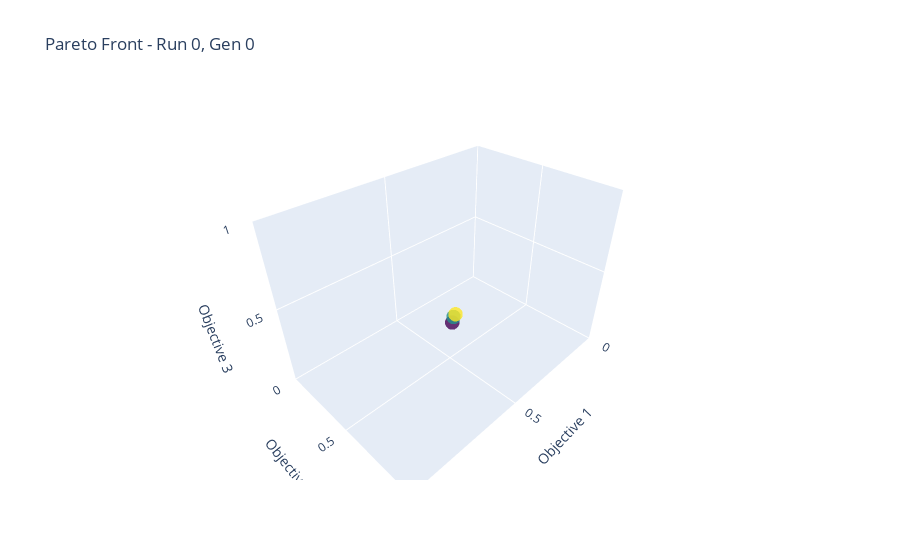
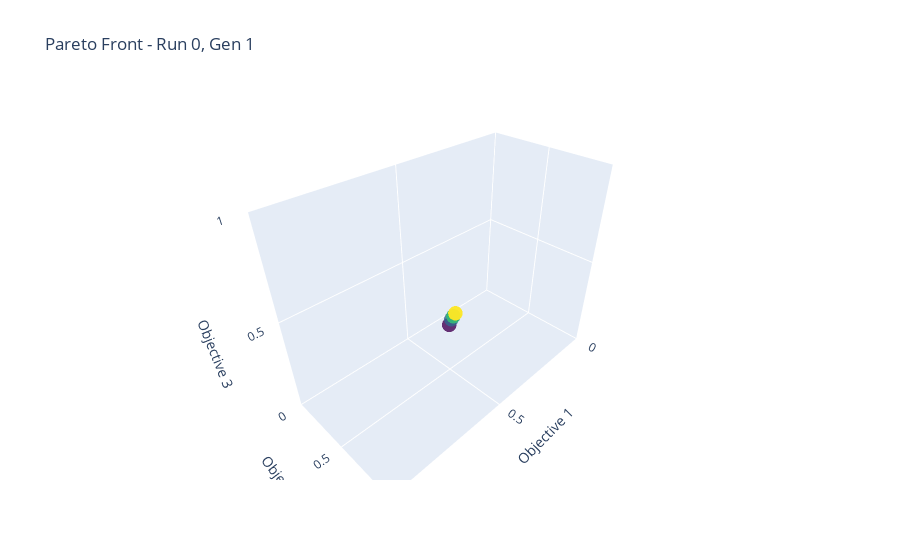
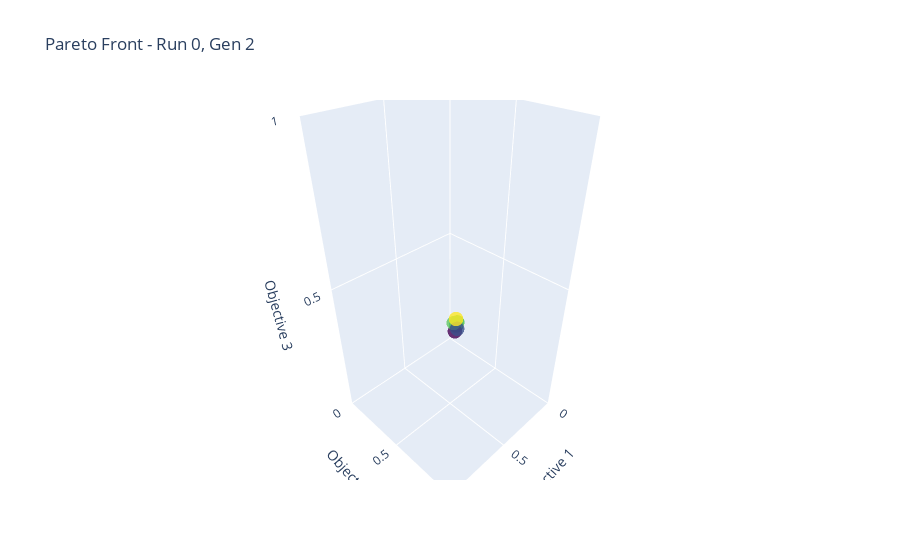
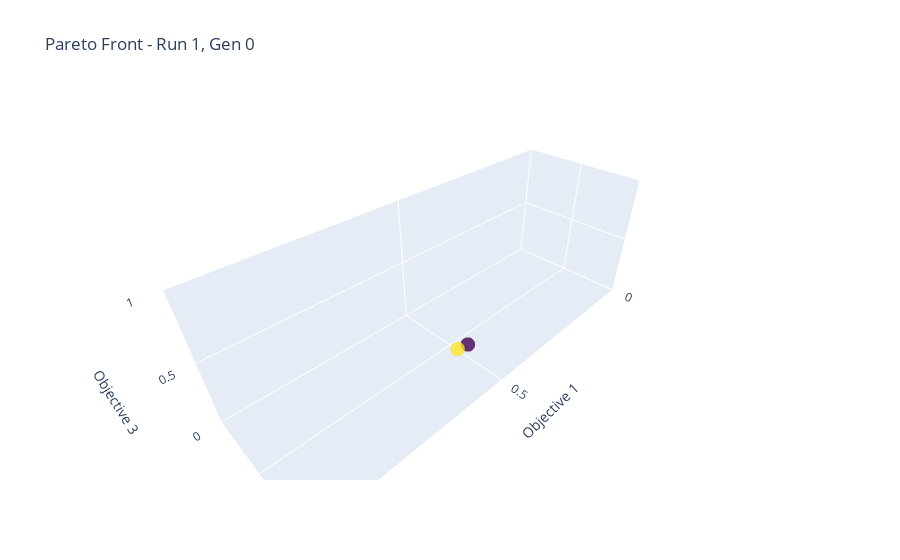

These figures' notebook cell, in order:
### Code cell
import plotly.graph_objects as go

# Choose a generation and run
# gen_idx = 0
# run_idx = 0

for run_idx in range(len(all_runs_fronts)):
    for gen_idx in range(len(all_runs_fronts[run_idx])):
        
        front = all_runs_fronts[run_idx][gen_idx]

        fig = go.Figure(data=[go.Scatter3d(
            x=front[:, 0],
            y=front[:, 1],
            z=front[:, 2],
            mode='markers',
            marker=dict(
                size=5,
                color=front[:, 2],  # Color by third objective
                colorscale='Viridis',
                opacity=0.8
            )
        )])

        # min_x = get_min_objective_value(run_idx, gen_idx, 0)
        # max_x = get_max_objective_value(run_idx, gen_idx, 0)
        # min_y = get_min_objective_value(run_idx, gen_idx, 1)
        # max_y = get_max_objective_value(run_idx, gen_idx, 1)
        # min_z = get_min_objective_value(run_idx, gen_idx, 2)
        # max_z = get_max_objective_value(run_idx, gen_idx, 2)
        
        min_x = 0
        min_y = 0
        min_z = 0

        max_x = 1
        max_y = 1
        max_z = 1

        fig.update_layout(
            title=f"Pareto Front - Run {run_idx}, Gen {gen_idx}",
            scene=dict(
                xaxis=dict(title="Objective 1", range=[min_x, max_x]),
                yaxis=dict(title="Objective 2", range=[min_y, max_y]),
                zaxis=dict(title="Objective 3", range=[min_z, max_z])
            )
        )

        fig.show()

### Figure 1 — Plotly figure (JSON) as saved in the notebook; plotly's stock layout.template omitted (floating-point values rounded to 4 significant figures)
{"data": [{"marker": {"color": [0.37, 0.38, 0.39], "colorscale": [[0, "#440154"], [0.1111, "#482878"], [0.2222, "#3e4989"], [0.3333, "#31688e"], [0.4444, "#26828e"], [0.5556, "#1f9e89"], [0.6667, "#35b779"], [0.7778, "#6ece58"], [0.8889, "#b5de2b"], [1, "#fde725"]], "opacity": 0.8, "size": 5}, "mode": "markers", "type": "scatter3d", "x": [0.55, 0.53, 0.52], "y": [0.59, 0.57, 0.57], "z": [0.37, 0.38, 0.39]}], "layout": {"scene": {"xaxis": {"range": [0, 1], "title": {"text": "Objective 1"}}, "yaxis": {"range": [0, 1], "title": {"text": "Objective 2"}}, "zaxis": {"range": [0, 1], "title": {"text": "Objective 3"}}}, "title": {"text": "Pareto Front - Run 0, Gen 0"}}}

### Figure 2 — Plotly figure (JSON) as saved in the notebook; plotly's stock layout.template omitted (floating-point values rounded to 4 significant figures)
{"data": [{"marker": {"color": [0.37, 0.38, 0.39, 0.39, 0.4, 0.4], "colorscale": [[0, "#440154"], [0.1111, "#482878"], [0.2222, "#3e4989"], [0.3333, "#31688e"], [0.4444, "#26828e"], [0.5556, "#1f9e89"], [0.6667, "#35b779"], [0.7778, "#6ece58"], [0.8889, "#b5de2b"], [1, "#fde725"]], "opacity": 0.8, "size": 5}, "mode": "markers", "type": "scatter3d", "x": [0.55, 0.53, 0.52, 0.52, 0.51, 0.51], "y": [0.59, 0.57, 0.57, 0.57, 0.57, 0.57], "z": [0.37, 0.38, 0.39, 0.39, 0.4, 0.4]}], "layout": {"scene": {"xaxis": {"range": [0, 1], "title": {"text": "Objective 1"}}, "yaxis": {"range": [0, 1], "title": {"text": "Objective 2"}}, "zaxis": {"range": [0, 1], "title": {"text": "Objective 3"}}}, "title": {"text": "Pareto Front - Run 0, Gen 1"}}}

### Figure 3 — Plotly figure (JSON) as saved in the notebook; plotly's stock layout.template omitted (floating-point values rounded to 4 significant figures)
{"data": [{"marker": {"color": [0.39, 0.39, 0.4, 0.4, 0.37, 0.4, 0.38, 0.41], "colorscale": [[0, "#440154"], [0.1111, "#482878"], [0.2222, "#3e4989"], [0.3333, "#31688e"], [0.4444, "#26828e"], [0.5556, "#1f9e89"], [0.6667, "#35b779"], [0.7778, "#6ece58"], [0.8889, "#b5de2b"], [1, "#fde725"]], "opacity": 0.8, "size": 5}, "mode": "markers", "type": "scatter3d", "x": [0.52, 0.52, 0.51, 0.51, 0.53, 0.53, 0.52, 0.51], "y": [0.57, 0.57, 0.57, 0.57, 0.57, 0.56, 0.58, 0.56], "z": [0.39, 0.39, 0.4, 0.4, 0.37, 0.4, 0.38, 0.41]}], "layout": {"scene": {"xaxis": {"range": [0, 1], "title": {"text": "Objective 1"}}, "yaxis": {"range": [0, 1], "title": {"text": "Objective 2"}}, "zaxis": {"range": [0, 1], "title": {"text": "Objective 3"}}}, "title": {"text": "Pareto Front - Run 0, Gen 2"}}}

### Figure 4 — Plotly figure (JSON) as saved in the notebook; plotly's stock layout.template omitted (floating-point values rounded to 4 significant figures)
{"data": [{"marker": {"color": [0.19, 0.2], "colorscale": [[0, "#440154"], [0.1111, "#482878"], [0.2222, "#3e4989"], [0.3333, "#31688e"], [0.4444, "#26828e"], [0.5556, "#1f9e89"], [0.6667, "#35b779"], [0.7778, "#6ece58"], [0.8889, "#b5de2b"], [1, "#fde725"]], "opacity": 0.8, "size": 5}, "mode": "markers", "type": "scatter3d", "x": [0.52, 0.55], "y": [0.73, 0.72], "z": [0.19, 0.2]}], "layout": {"scene": {"xaxis": {"range": [0, 1], "title": {"text": "Objective 1"}}, "yaxis": {"range": [0, 1], "title": {"text": "Objective 2"}}, "zaxis": {"range": [0, 1], "title": {"text": "Objective 3"}}}, "title": {"text": "Pareto Front - Run 1, Gen 0"}}}
